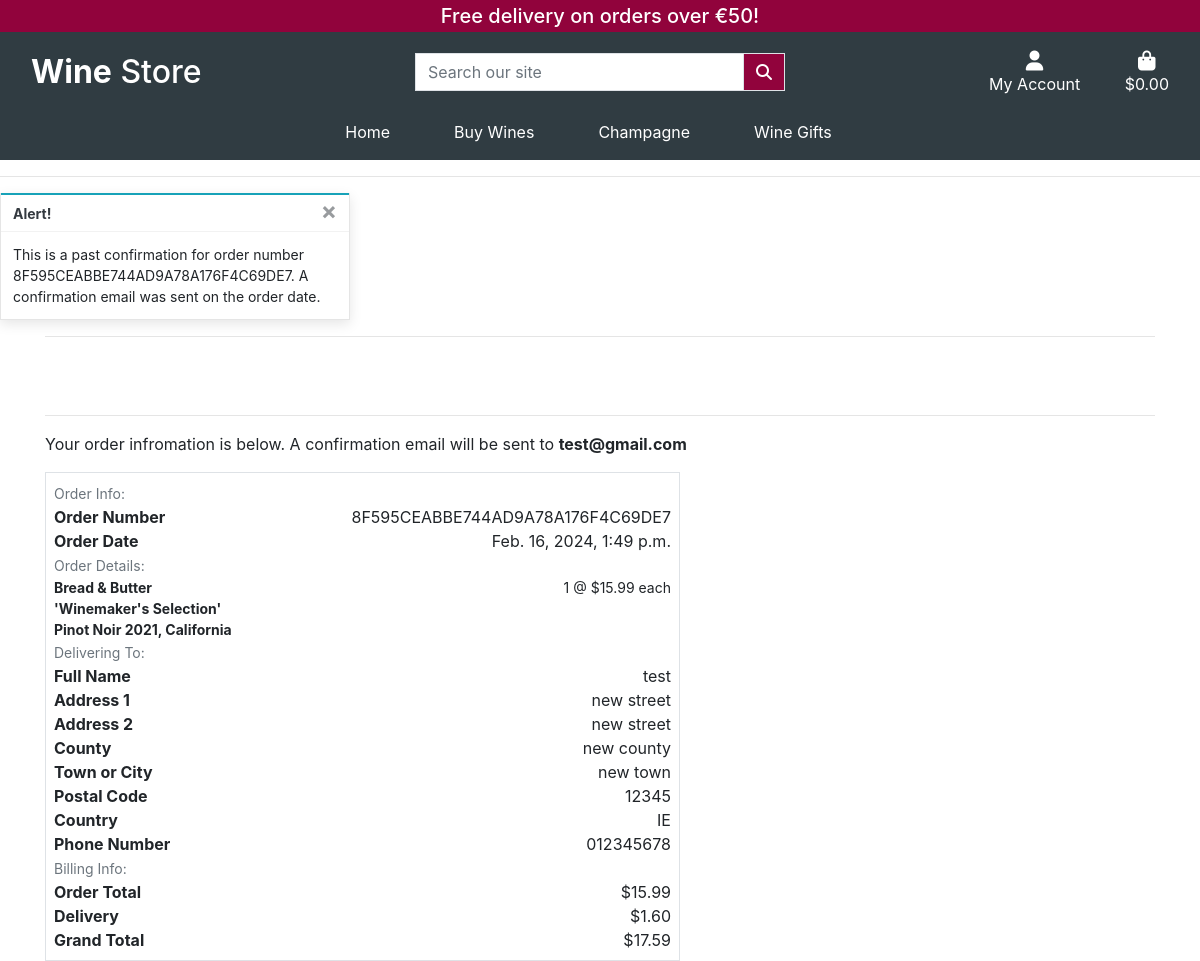
The page /profile/order_history/8F595CEABBE744AD9A78A176F4C69DE7 on the database as committed earlier.
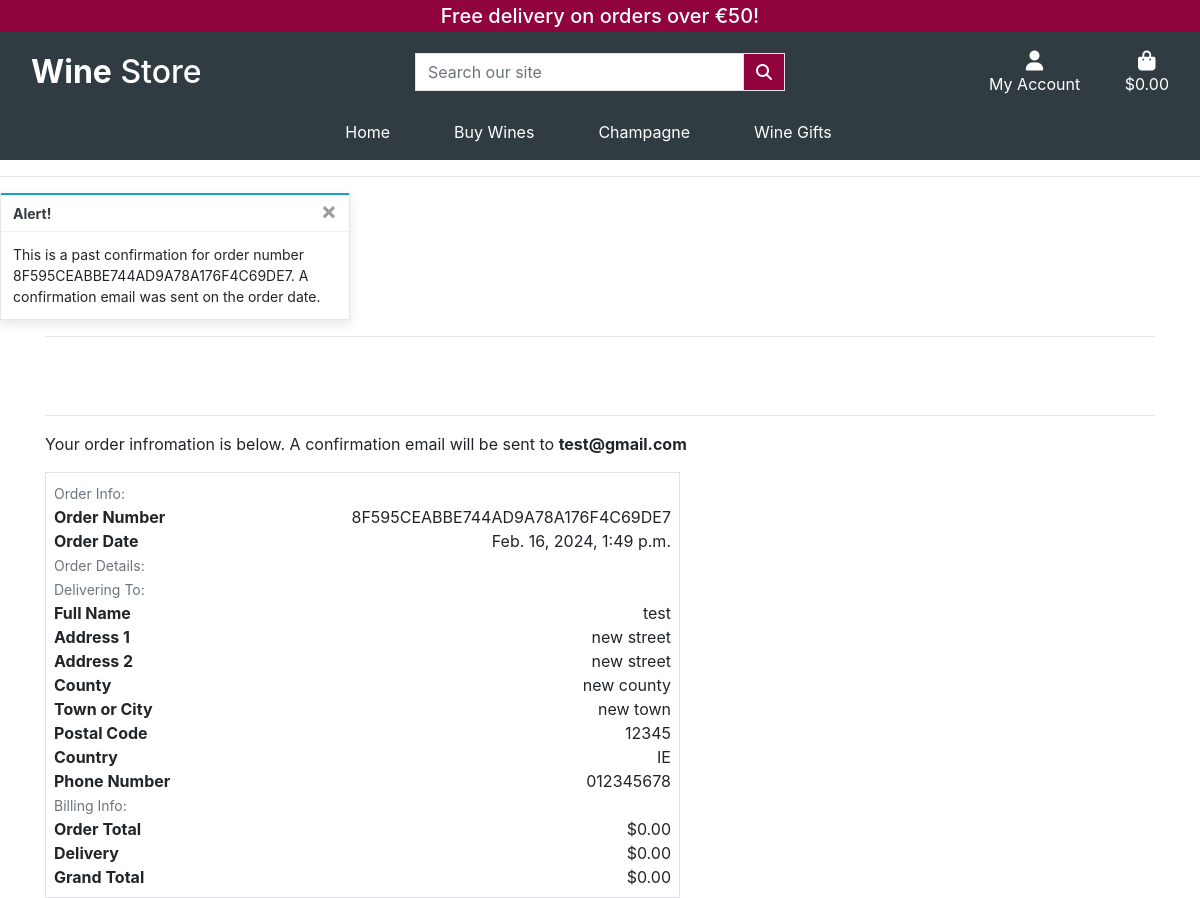
The same page on the database as committed later.
### checkout/models.py (models this page shows, shortened)
class OrderLineItem(models.Model):
    order = models.ForeignKey(Order, null=False, blank=False,
                              on_delete=models.CASCADE,
                              related_name='lineitems')
    product = models.ForeignKey(Product, null=False, blank=False,
                                on_delete=models.CASCADE)
    quantity = models.IntegerField(null=False, blank=False, default=0)
    lineitem_total = models.DecimalField(max_digits=6, decimal_places=2,
                                         null=False, blank=False,
                                         editable=False)

class Order(models.Model):
    order_number = models.CharField(max_length=32, null=False, editable=False)
    user_profile = models.ForeignKey(UserProfile, on_delete=models.SET_NULL,
                                     null=True, blank=True,
                                     related_name='orders')
    full_name = models.CharField(max_length=50, null=False, blank=False)
    email = models.EmailField(max_length=254, null=False, blank=False)
    phone_number = models.CharField(max_length=20, null=False, blank=False)
    country = CountryField(blank_label='Country *', null=False, blank=False)
    postcode = models.CharField(max_length=20, null=True, blank=True)
    town_or_city = models.CharField(max_length=40, null=False, blank=False)
    street_address1 = models.CharField(max_length=80, null=False, blank=False)
    street_address2 = models.CharField(max_length=80, null=True, blank=True)
    county = models.CharField(max_length=80, null=True, blank=True)
    date = models.DateTimeField(auto_now_add=True)
    delivery_cost = models.DecimalField(max_digits=6, decimal_places=2,
                                        null=False, default=0)
    order_total = models.DecimalField(max_digits=10, decimal_places=2,
                                      null=False, default=0)
    grand_total = models.DecimalField(max_digits=10, decimal_places=2,
                                      null=False, default=0)
    original_bag = models.TextField(null=False, blank=False, default='')
    stripe_pid = models.CharField(max_length=254, null=False, blank=False,
                                  default='')

### products/models.py (models this page shows, shortened)
class Product(models.Model):
    title = models.CharField(max_length = 254)
    description = models.TextField()
    price = models.DecimalField(max_digits=6, decimal_places=2)
    grape = models.ForeignKey('Grape', null=True, blank=True,
                                 on_delete=models.SET_NULL)
    closure = models.ForeignKey('Closure', null=True, blank=True,
                                 on_delete=models.SET_NULL)
    country = CountryField(blank_label='Country *', null=False, blank=False)
    colour = models.ForeignKey('Colour', null=True, blank=True,
                                 on_delete=models.SET_NULL)
    region = models.CharField(max_length = 32)
    style = models.ForeignKey('Style', null=True, blank=True,
                                 on_delete=models.SET_NULL)
    vintage = models.IntegerField(blank=False,
                                  validators=[RegexValidator(regex='^.{4}$',
                                   message='Enter year in YYYY format', code='nomatch')])
    image = models.ImageField(null=True, blank=True)
    image_url = models.URLField(max_length=1024, null=True, blank=True)
    in_stock = models.BooleanField()
    stock_qty = models.IntegerField(null=False, blank=False)
    created = models.DateTimeField(auto_now_add=True)
    sku = models.CharField(max_length=32, unique=True, null=True,editable=False)

### profiles/views.py (the view)
# urls.py: path('order_history/<order_number>', views.order_history, name='order_history'),
def order_history(request, order_number):
    order = get_object_or_404(Order, order_number=order_number)
    messages.info(request, (
          f'This is a past confirmation for order number {order_number}. '
        'A confirmation email was sent on the order date.'
    ))
    template = 'checkout/checkout_success.html'
    context = {
        'order': order,
        'from_profile': True,
    }
    return render(request, template, context)

### coupons/forms.py
class CouponForm(forms.Form):
    code = forms.CharField()

### checkout/templates/checkout/checkout_success.html (shortened to what the changed rows need)
{% extends "base.html" %}
{% load static %}
{% block extra_css %}
    <link rel="stylesheet" href="{% static 'checkout/css/checkout.css' %}">
{% endblock %}
{% block content %}
    <div class="container">
        <div class="row">
            <div class="col">
                <h2 class="logo-font mb-4">Thank You</h2>
                <p class ='text-black'>Your order infromation is below. A confirmation email will be sent to <strong>{{ order.email }}</strong> </p>
            </div>
        </div>
       <div class="row">
        <div class="col-12 col-lg-7">
            <div class="order-confirmation-wrapper p-2 border">
                <div class="row">
                    <div class="col-12 col-md-8 text-md-right">
                        <p class="mb-0">{{ order.order_number }}</p>
                    </div>
                </div>
                <div class="row">
                    <div class="col-12 col-md-8 text-md-right">
                        <p class="mb-0">{{ order.date }}</p>
                    </div>
                </div>
                {% for item in order.lineitems.all %}
                <div class="row">
                    <div class="col-12 col-md-4">
                        <p class="small mb-0 text-black font-weight-bold">
                            {{ item.product.title }}
                        </p>
                    </div>
                    <div class="col-12 col-md-8 text-md-right">
                        <p class="small mb-0">{{ item.quantity }} @ ${{ item.product.price }} each</p>
                    </div>
                </div>
                {% endfor %}
                <div class="row">
                    <div class="col-12 col-md-8 text-md-right">
                        <p class="mb-0">{{ order.full_name }}</p>
                    </div>
                </div>
                <div class="row">
                    <div class="col-12 col-md-8 text-md-right">
                        <p class="mb-0">{{ order.street_address1 }}</p>
                    </div>
                </div>
                {% if order.street_address2 %}
                <div class="row">
                    <div class="col-12 col-md-4">
                        <p class="mb-0 text-black font-weight-bold">Address 2</p>
                    </div>
                    <div class="col-12 col-md-8 text-md-right">
                        <p class="mb-0">{{ order.street_address1 }}</p>
                    </div>
                </div>
                {% endif %}
                {% if order.county %}
                <div class="row">
                    <div class="col-12 col-md-4">
                        <p class="mb-0 text-black font-weight-bold">County</p>
                    </div>
                    <div class="col-12 col-md-8 text-md-right">
                        <p class="mb-0">{{ order.county }}</p>
                    </div>
                </div>
                {% endif %}
                <div class="row">
                    <div class="col-12 col-md-8 text-md-right">
                        <p class="mb-0">{{ order.town_or_city }}</p>
                    </div>
                </div>
                {% if order.postcode %}
                <div class="row">
                    <div class="col-12 col-md-4">
                        <p class="mb-0 text-black font-weight-bold">Postal Code</p>
                    </div>
                    <div class="col-12 col-md-8 text-md-right">
                        <p class="mb-0">{{ order.postcode }}</p>
                    </div>
                </div>
                {% endif %}
                <div class="row">
                    <div class="col-12 col-md-8 text-md-right">
                        <p class="mb-0">{{ order.country }}</p>
                    </div>
                </div>
                <div class="row">
                    <div class="col-12 col-md-8 text-md-right">
                        <p class="mb-0">{{ order.phone_number }}</p>
                    </div>
                </div>
                <div class="row">
                    <div class="col-12 col-md-8 text-md-right">
                        <p class="mb-0">${{ order.order_total }}</p>
                    </div>
                </div>
                <div class="row">
                    <div class="col-12 col-md-8 text-md-right">
                        <p class="mb-0">${{ order.delivery_cost }}</p>
                    </div>
                </div>
                <div class="row">
                    <div class="col-12 col-md-8 text-md-right">
                        <p class="mb-0">${{ order.grand_total }}</p>
                    </div>
                </div>
            </div>
        </div>
       </div>
    </div>
{% endblock %}

Rows that differ between the two databases and show on the page:
removed OrderLineItem: product "Bread & Butter 'Winemaker's Selection' Pinot Noir 2021, California", quantity "1", product.price "15.99"
changed Order "test@gmail.com": order_total "15.99" → "0.00"; delivery_cost "1.60" → "0.00"; grand_total "17.59" → "0.00"
